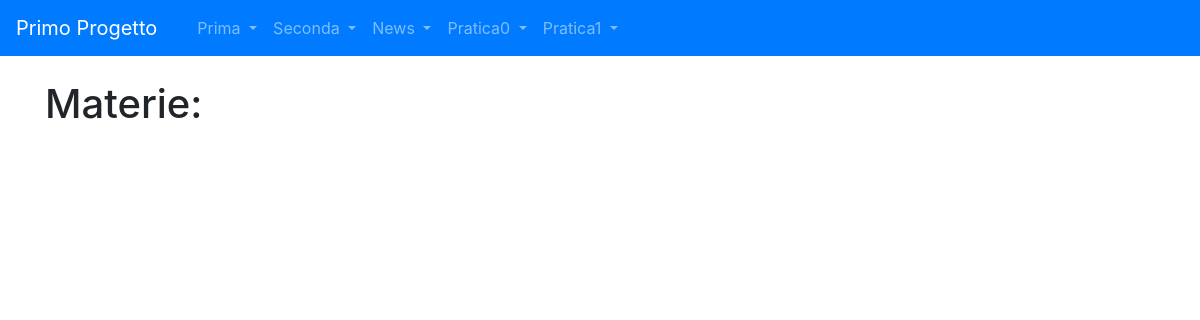
Page /prova_pratica_1/view_c on the earlier database version.
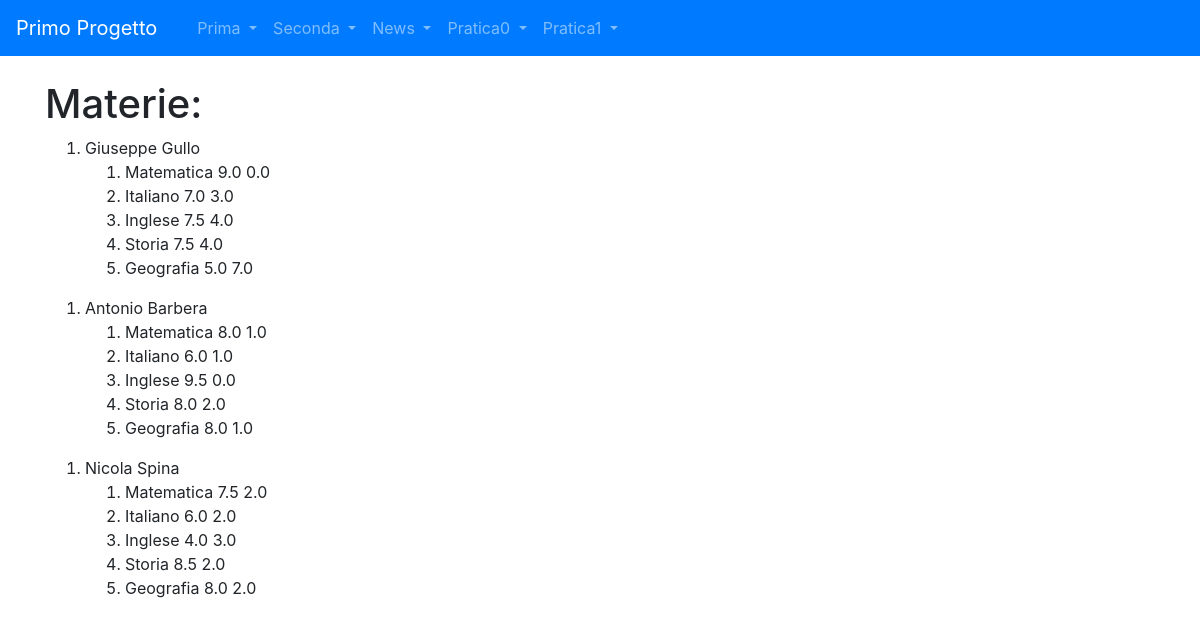
Same page on the later database version.
### prova_pratica_1/models.py (models this page shows)
class Materia(models.Model):
  nome=models.TextField(max_length=50)
  def __str__(self):
    return self.nome

### prova_pratica_1/views.py (the view)
# urls.py: path('view_c',view_c,name='view_c'),
def view_c(request):
  studenti=Studente.objects.all()
  materie=Materia.objects.all()
  votiTutti={}
  for studente in studenti:
    ris=[]
    for materia in materie:
      voti=Voto.objects.filter(studente=studente,materia=materia)
      somma=0.0
      if len(voti)!=0:
        for voto in voti:
          somma+=voto.valore
        somma/=len(voti)
      assenze=Assenza.objects.filter(studente=studente,materia=materia)
      somma2=0.0
      if len(assenze)!=0:
        for assenza in assenze:
          somma2+=assenza.valore
        somma2/=len(assenze)
      ris.append((materia,somma,somma2))
    votiTutti[studente.nome+ " "+studente.cognome]=ris
  context={}
  context['voti']=votiTutti
  print(votiTutti)
  return render(request,"view_c.html",context)

### prova_pratica_1/templates/view_c.html (shortened to what this page needs)
{% extends 'base.html' %}
{% block content %}
<h1>Materie:</h1>
{% for alunno,valutazioni in voti.items %}
<ol>
<li>{{alunno}}
<ol>
{% for materia in valutazioni %}
<li>{{materia.0}} {{materia.1}} {{materia.2}}</li>
{% endfor %}
</ol>
</li>
</ol>
{% endfor %}
{% endblock content %}

### templates/base.html (shortened to what this page needs)
{%load static%}
<!DOCTYPE html>
<html lang="it">
	<head>
		<link rel="stylesheet" href="https://maxcdn.bootstrapcdn.com/bootstrap/4.0.0/css/bootstrap.min.css" />
	</head>
	<body>
		<nav class="navbar navbar-expand-lg navbar-dark bg-primary">
			<a class="navbar-brand" href="/">Primo Progetto</a>
			<div class="collapse navbar-collapse" id="navbarSupportedContent">
				<ul class="navbar-nav mr-auto">
					<li class="nav-item active">
						<a class="nav-link" href="/"> <span class="sr-only">(current)</span></a>
					</li>
					<li class="nav-item dropdown">
						<a class="nav-link dropdown-toggle" href="#" id="navbarDropdownApp1" role="button" data-toggle="dropdown" aria-haspopup="true" aria-expanded="false"> Prima </a>
					</li>
					<li class="nav-item dropdown">
						<a class="nav-link dropdown-toggle" href="#" id="navbarDropdownApp2" role="button" data-toggle="dropdown" aria-haspopup="true" aria-expanded="false"> Seconda </a>
					</li>
					<li class="nav-item dropdown">
						<a class="nav-link dropdown-toggle" href="#" id="navbarDropdownApp2" role="button" data-toggle="dropdown" aria-haspopup="true" aria-expanded="false"> News </a>
					</li>
					<li class="nav-item dropdown">
						<a class="nav-link dropdown-toggle" href="#" id="navbarDropdownApp2" role="button" data-toggle="dropdown" aria-haspopup="true" aria-expanded="false"> Pratica0 </a>
					</li>
					<li class="nav-item dropdown">
						<a class="nav-link dropdown-toggle" href="#" id="navbarDropdownApp2" role="button" data-toggle="dropdown" aria-haspopup="true" aria-expanded="false"> Pratica1 </a>
					</li>
				</ul>
			</div>
		</nav>
		<div class="container my-4">
			{%block content%}
			{%endblock content%}
		</div>
	</body>
</html>

Differences in the rows shown:
added Materia: nome "Matematica", materia "9.0", materia "0.0", materia "8.0", materia "1.0", materia "7.5", materia "2.0"
added Materia: nome "Italiano", materia "7.0", materia "3.0", materia "6.0", materia "1.0", materia "2.0"
added Materia: nome "Inglese", materia "7.5", materia "4.0", materia "9.5", materia "0.0", materia "3.0"
added Materia: nome "Storia", materia "7.5", materia "4.0", materia "8.0", materia "2.0", materia "8.5"
added Materia: nome "Geografia", materia "5.0", materia "7.0", materia "8.0", materia "1.0", materia "2.0"
Other differences:
new list line: "Giuseppe Gullo"
new list line: "Antonio Barbera"
new list line: "Nicola Spina"
